Frame 1 (no input): blank canvas, image omitted
Frame 60 (no input): blank canvas, image omitted
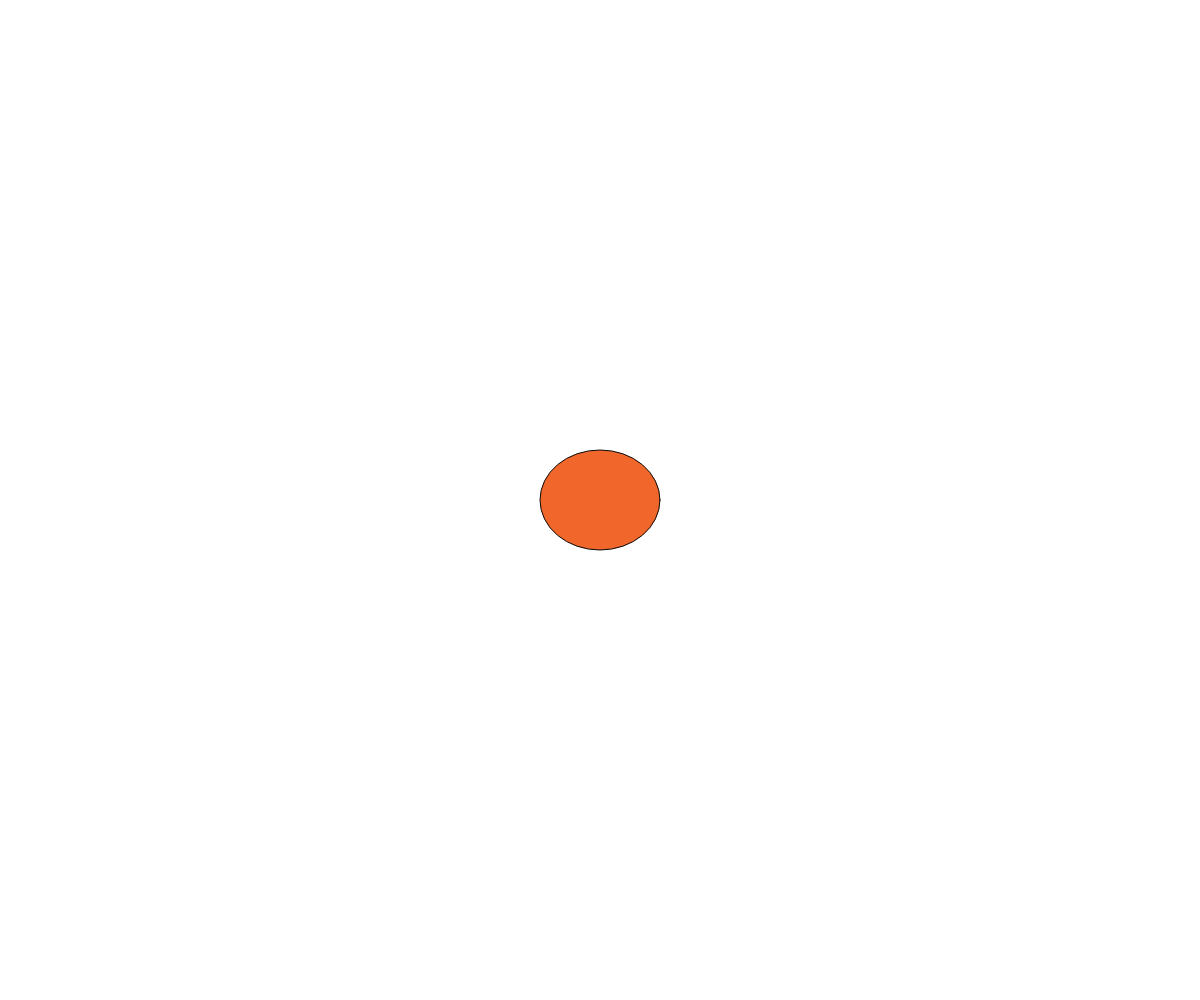
Frame 120 (the mouse pressed at the canvas centre since frame 60)

The p5.js sketch whose frames 1 and 60 were blank and that drew this single picture after the mouse press (run headless with seeded random() and noise() and a simulated clock; from frame 60 on, the mouse is pressed at the canvas centre):

// p5.js sketch
// ── sketch.js
//variables for the shape and background color;
let drawingShape;
//setting default background color to white
let backgroundColor = 255;

function setup() {
  createCanvas(windowWidth, windowHeight);
  //creating new instance of DrawingShape object
  drawingShape = new DrawingShape();
}

function draw() {
  // Set the default background color white
  background(backgroundColor);

//checking what key is pressed to properly update the background color
//if q is clicked then we reset background color to white
  if (key === 'q' && keyIsPressed) {
    backgroundColor = 255; 
//if b is clicked then we set the background color to black
  } else if (key === 'b' && keyIsPressed) {
    backgroundColor = 0; 
//if r is clicked that we set background color to a random color
  } else if (key === 'r' && keyIsPressed) {
    backgroundColor = color(random(0, 255), random(0, 255), random(0, 255)); // Random background color
  }
  

//checking if the mouse is currently pressed, and if it is
//the we generate random new colors for the drawing shape,
//as well as update the position of mouseX and mouseY of our shape
  if (mouseIsPressed) {
    drawingShape.update_color_position();
    fill(drawingShape.red, drawingShape.green, drawingShape.blue);
    stroke(10);
    ellipse(drawingShape.x_pos, drawingShape.y_pos, drawingShape.x_pos / 5, drawingShape.y_pos / 5);
  }
}

//definition of our DrawingShpae class
class DrawingShape {
  //constructing our DrawingShape class with attributes
  //such as color and position of the shape
  constructor() {
    this.red = random(0, 255);
    this.green = random(0, 255);
    this.blue = random(0, 255);
    this.x_pos = mouseX;
    this.y_pos = mouseY;
  }
  //mathod to update the random color and position of the drawing shape
  update_color_position(){
    drawingShape.red = random(0, 255);
    drawingShape.green = random(0, 255);
    drawingShape.blue = random(0, 255);
    drawingShape.x_pos = mouseX;
    drawingShape.y_pos = mouseY;
  }
}
